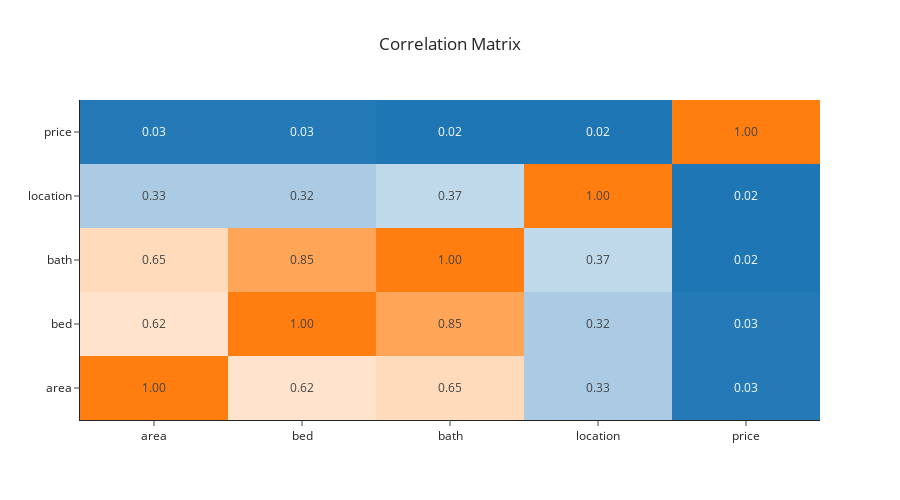

Notebook code for this chart:
### Code cell
df_corr = df.corr()

fig = go.Figure()
fig.add_trace(
    go.Heatmap(
        x = df_corr.columns,
        y = df_corr.index,
        z = np.array(df_corr),
        text=df_corr.values,
        texttemplate='%{text:.2f}',
        colorscale = ["#1f76b5", "white", "#ff7e0f"],
        showscale=False
    )
)
fig.update_layout(height=500, title="Correlation Matrix", title_x=.5)
fig.show()

### Figure 1 — Plotly figure (JSON) as saved in the notebook; plotly's stock layout.template omitted (floating-point values rounded to 4 significant figures)
{"data": [{"colorscale": [[0, "#1f76b5"], [0.5, "white"], [1, "#ff7e0f"]], "showscale": false, "text": [[1, 0.6155, 0.6479, 0.3255, 0.03294], [0.6155, 1, 0.8511, 0.3248, 0.03301], [0.6479, 0.8511, 1, 0.3698, 0.02125], [0.3255, 0.3248, 0.3698, 1, 0.02222], [0.03294, 0.03301, 0.02125, 0.02222, 1]], "texttemplate": "%{text:.2f}", "type": "heatmap", "x": ["area", "bed", "bath", "location", "price"], "y": ["area", "bed", "bath", "location", "price"], "z": [[1, 0.6155, 0.6479, 0.3255, 0.03294], [0.6155, 1, 0.8511, 0.3248, 0.03301], [0.6479, 0.8511, 1, 0.3698, 0.02125], [0.3255, 0.3248, 0.3698, 1, 0.02222], [0.03294, 0.03301, 0.02125, 0.02222, 1]]}], "layout": {"height": 500, "title": {"text": "Correlation Matrix", "x": 0.5}}}
